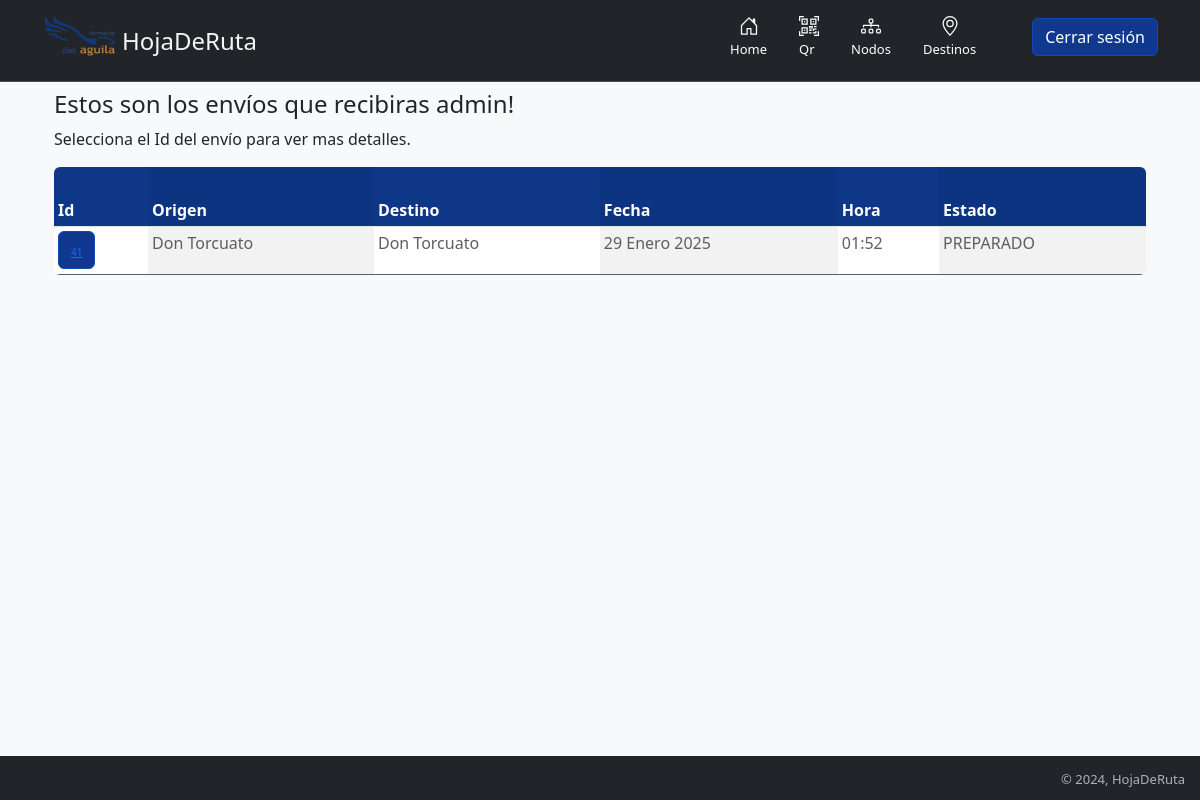
The page /para_recibir/ (signed in) on the database its author committed.
### hojaderuta/models.py (models this page shows, shortened)
class Envio(models.Model):
    usuario= models.ForeignKey(User, on_delete=models.SET_NULL, null= True)
    origen = models.ForeignKey(Nodo, related_name='origen', on_delete=models.SET_NULL, null= True, blank= True)
    otro_origen = models.ForeignKey(Destino, related_name='otro_origen', on_delete=models.SET_NULL, null= True, blank= True)
    estado = models.ForeignKey(Estado, on_delete=models.SET_NULL, null= True,)
    destino = models.ForeignKey(Nodo, related_name= 'destino', on_delete=models.SET_NULL, null= True, blank= True)
    otro_destino = models.ForeignKey(Destino, related_name='otro_destino',  on_delete= models.SET_NULL, null= True, blank= True)
    descripcion = models.TextField(max_length=1000, help_text="Ingrese una breve descripción del envío.", null= False)
    fecha = models.DateField("Fecha de Creacion", null= True, blank=True, default= datetime.today().strftime("%Y-%m-%d"))
    hora = models.TimeField("Hora de Creacion", null= True, blank=True, default= time.strftime("%H:%M:%S", time.localtime()))
    class Meta:
        ordering = ["-id"]

### nodos/models.py (models this page shows, shortened)
class Nodo(models.Model):
    nombre  = models.CharField(max_length=30)
    calle = models.CharField(max_length=30)
    numero = models.IntegerField(null= False)
    localidad = models.CharField(max_length=30)
    NumTelefonoRegex = RegexValidator(regex=r"^\+?1?\d{8,15}$")
    telefono = models.CharField(validators=[NumTelefonoRegex], max_length=16, unique=True)
    maps = models.TextField(max_length=1000, blank=True, null=True)
    estado = models.ForeignKey(Estado, on_delete= models.SET_NULL, null= True)
    def __str__(self):
        return self.nombre

### estados/models.py (models this page shows, shortened)
class Estado(models.Model):
    nombre= models.CharField(max_length=30, null= False)
    color= models.CharField(max_length=30, null= True, blank= True)
    def __str__(self):
        return '%s' %self.nombre

### hojaderuta/views.py (the view)
# urls.py: path('para_recibir/', usuario.para_recibir, name= 'para_recibir'),
    def para_recibir(self, request):
        self.params['preparados'] = []
        self.params['en_camino'] = []
        if request.user.is_authenticated:
            self.obtener_nodos(request)
            for nodo in self.params['perfil']:
                self.params['preparados'].append(self.envio.filter( destino = nodo.nodo.id ).filter( estado = self.preparado ).exclude( origen = None ))
                self.params['en_camino'].append(self.envio.filter(estado= self.en_camino).filter(destino = nodo.nodo.id).exclude( origen = None ))
        return render(request, 'hojaderuta/para_recibir.html', self.params )

### farmacia/models.py (called while the page is built)
    def obtener_nodos(self, request):
        self.params['perfil'] = self.perfil.filter( usuario= request.user)

### hojaderuta/templatetags/mi_templatetag.py (called while the page is built)
@register.filter(name= 'ver_destino')
def ver_destino(envio):
    if envio.destino == None:
        return envio.otro_destino
    else:
        return envio.destino

### templates/hojaderuta/para_recibir.html
{% extends "layout.html" %}
{% load static %}
{% block content %}
{% if user.is_authenticated %}
    <div class="container">
        <div class="row">
            <div class="col">
                <h4>Estos son los envíos que recibiras {{ user.get_username }}!</h4>
                <p>Selecciona el Id del envío para ver mas detalles.</p>
                {% include "hojaderuta/tabla_envios.html" %}
            </div>
        </div>
    </div>
{% else %}
    {% include "login-register.html" %}
{% endif %}
{% endblock %}

### templates/hojaderuta/tabla_envios.html (shortened to what this page needs)
{% load mi_templatetag %}
<div class="table-responsive">
    <table class="table table-striped-columns table-sm">
        <thead>
            <tr>
            <th scope="col" style="background-color: #0e3788; color: white;">Id</th>
            <th scope="col" style="background-color: #0e3788; color: white;">Origen</th>
            <th scope="col" style="background-color: #0e3788; color: white;">Destino</th>
            <th scope="col" style="background-color: #0e3788; color: white;">Fecha</th>
            <th scope="col" style="background-color: #0e3788; color: white;">Hora</th>
            <th scope="col" style="background-color: #0e3788; color: white;">Estado</th>
            </tr>
        </thead>
        <tbody>
        {% for envios in preparados %}
            {% for envio in envios %}
                <tr>
                    <th style="color: rgb(94, 94, 94);" scope="row">
                        <button type="button" class="btn btn-primary">
                            <a href="{% url 'ver_envio' envio.id %}">{{ envio.id }}</a>
                        </button>
                    </th>
                    <td style="color: rgb(94, 94, 94);">{{ envio.origen }}</td>
                    <td style="color: rgb(94, 94, 94);">{{ envio|ver_destino }}</td>
                    <td style="color: rgb(94, 94, 94);">{{ envio.fecha }}</td>
                    <td style="color: rgb(94, 94, 94);">{{ envio.hora }}</td>
                    <td style="color: rgb(94, 94, 94);">{{ envio.estado }}</td>
                </tr>
            {% endfor %}
            {% empty %}
                <p>No tienes envios preparados</p>
        {% endfor %}
        </tbody>
    </table>
</div>

### rows shown on the page
Envio: id "41", origen "Don Torcuato", destino.nombre "Don Torcuato", fecha "29 Enero 2025", hora "01:52", estado "PREPARADO"

### other values the page prints
{{ user.get_username }} "admin"
